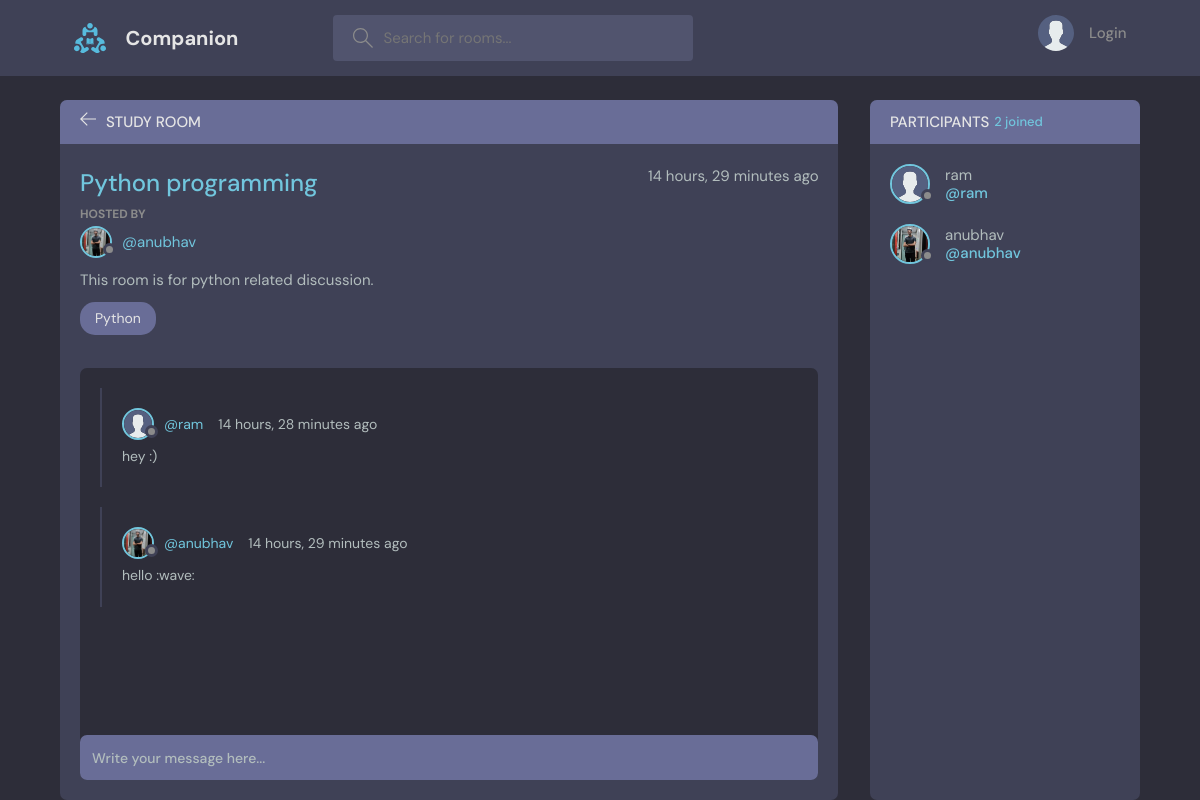
/room_page/3/, run on the app's committed database.
### base/models.py (models this page shows, shortened)
class Room(models.Model):
    host = models.ForeignKey(User, on_delete=models.SET_NULL, related_name="rooms", null=True)
    topic = models.ForeignKey(Topic, on_delete=models.SET_NULL, null=True)
    name = models.CharField(max_length = 200)
    description = models.TextField(null = True, blank = True)
    participants = models.ManyToManyField(User, related_name="participants", blank=True)
    created = models.DateTimeField(auto_now_add = True)
    updated = models.DateTimeField(auto_now = True)
    class Meta:
        ordering = ['-updated', '-created']

class User(AbstractUser):
    name = models.CharField(max_length=200, null=False, blank=False)
    email = models.EmailField(unique=True, null=False, blank=False)
    bio = models.TextField(null=True, blank=True)
    avatar = models.ImageField(null=True, blank=True, default="avatar.svg")
    USERNAME_FIELD = 'email'
    REQUIRED_FIELDS = []
    @property
    def avatar_url(self):
        try:
            url = self.avatar.url
        except:
            url = '/media/avatar.svg'
        return url

class Topic(models.Model):
    name = models.CharField(max_length=200)
    def __str__(self):
        return self.name

class Message(models.Model):
    user = models.ForeignKey(User, on_delete=models.CASCADE, related_name="user_messages")
    room = models.ForeignKey(Room, on_delete=models.CASCADE, related_name="room_messages")
    body = models.TextField()
    created = models.DateTimeField(auto_now_add = True)
    updated = models.DateTimeField(auto_now = True)
    class Meta:
        ordering = ['-updated', '-created']

### base/views.py (the view, shortened to what this page needs)
# urls.py: path('room_page/<str:pk>/', views.room, name="room"),
@never_cache
def room(request, pk):
    room = Room.objects.get(id = pk)
    messages = room.room_messages.all()
    participants = room.participants.all()
    context = {'room' : room, 'room_messages': messages, 'participants': participants}
    return render(request, 'base/room.html', context)

### base/templates/base/room.html (shortened to what this page needs)
{% extends 'main.html'%}
{% block content %}
<main class="profile-page layout layout--2">
    <div class="container">
        <div class="room">
            <div class="room__top">
                <div class="room__topLeft">
                    <a href="{% url 'home' %}">
                        <svg version="1.1" xmlns="http://www.w3.org/2000/svg" width="32" height="32"
                            viewBox="0 0 32 32">
                            <title>arrow-left</title>
                            <path
                                d="M13.723 2.286l-13.723 13.714 13.719 13.714 1.616-1.611-10.96-10.96h27.625v-2.286h-27.625l10.965-10.965-1.616-1.607z">
                            </path>
                        </svg>
                    </a>
                    <h3>Study Room</h3>
                </div>
            </div>
            <div class="room__box scroll">
                <div class="room__header scroll">
                    <div class="room__info">
                        <h3>{{room.name}}</h3>
                        <span>{{room.created|timesince}} ago</span>
                    </div>
                    <div class="room__hosted">
                        <p>Hosted By</p>
                        <a href="{% url 'user-profile' room.host.id%}" class="room__author">
                            <div class="avatar avatar--small">
                                <img src="{{room.host.avatar_url}}" />
                            </div>
                            <span>@{{room.host.username}}</span>
                        </a>
                    </div>
                    <div class="room__details">
                        {{room.description}}
                    </div>
                    <span class="room__topics">{{room.topic}}</span>
                </div>
                <div class="room__conversation">
                    <div class="threads scroll">
                        {% for message in room_messages %}
                        <div class="thread">
                            <div class="thread__top">
                                <div class="thread__author">
                                    <a href="{% url 'user-profile' message.user.id %}" class="thread__authorInfo">
                                        <div class="avatar avatar--small">
                                            <img src="{{message.user.avatar_url}}" />
                                        </div>
                                        <span>@{{message.user.username}}</span>
                                    </a>
                                    <span class="thread__date">{{message.created|timesince}} ago</span>
                                </div>
                            </div>
                            <div class="thread__details">
                                {{message.body}}
                            </div>
                        </div>
                        {%endfor%}
                    </div>
                </div>
            </div>
            <div class="room__message">
                <form action="" method="POST">
                    <input name="body" placeholder="Write your message here..." />
                </form>
            </div>
        </div>
        <div class="participants">
            <h3 class="participants__top">Participants <span>{{room.participants.count}} joined</span></h3>
            <div class="participants__list scroll">
                {%for user in participants%}
                <a href="url 'user-profile' user.id" class="participant">
                    <div class="avatar avatar--medium">
                        <img src="{{user.avatar_url}}" />
                    </div>
                    <p>
                        {{user.username}}
                        <span>@{{user.username}}</span>
                    </p>
                </a>
                {%endfor%}
            </div>
        </div>
    </div>
</main>
{% endblock content %}

### data on the page
Room: name "Python programming", created "14 hours, 29 minutes", host.avatar_url (picture), host.username "anubhav", description "This room is for python related discussion.", topic "Python", participants.count "2"
Message: user.avatar_url (placeholder picture), user.username "ram", created "14 hours, 28 minutes", body "hey :)"
Message: user.avatar_url (picture), user.username "anubhav", created "14 hours, 29 minutes", body "hello :wave:"
User: avatar_url (placeholder picture), username "ram"
User: avatar_url (picture), username "anubhav"
